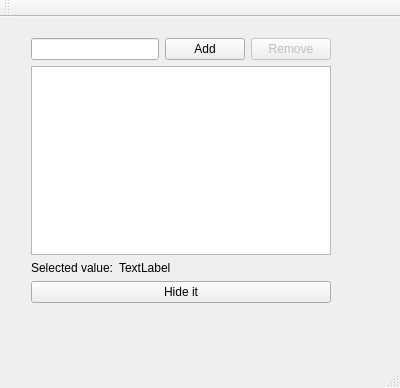
<?xml version="1.0" encoding="UTF-8"?>
<ui version="4.0">
 <class>MainWindow</class>
 <widget class="QMainWindow" name="MainWindow">
  <property name="geometry">
   <rect>
    <x>0</x>
    <y>0</y>
    <width>400</width>
    <height>388</height>
   </rect>
  </property>
  <property name="windowTitle">
   <string>MainWindow</string>
  </property>
  <widget class="QWidget" name="centralWidget">
   <widget class="QWidget" name="">
    <property name="geometry">
     <rect>
      <x>20</x>
      <y>10</y>
      <width>322</width>
      <height>287</height>
     </rect>
    </property>
    <layout class="QVBoxLayout" name="verticalLayout_3">
     <item>
      <layout class="QVBoxLayout" name="verticalLayout_2">
       <item>
        <layout class="QVBoxLayout" name="verticalLayout">
         <item>
          <layout class="QHBoxLayout" name="horizontalLayout">
           <item>
            <widget class="QLineEdit" name="lineEdit"/>
           </item>
           <item>
            <widget class="QPushButton" name="pushButton">
             <property name="text">
              <string>Add</string>
             </property>
            </widget>
           </item>
           <item>
            <widget class="QPushButton" name="pushButton_2">
             <property name="enabled">
              <bool>false</bool>
             </property>
             <property name="text">
              <string>Remove</string>
             </property>
            </widget>
           </item>
          </layout>
         </item>
         <item>
          <widget class="QListWidget" name="listWidget"/>
         </item>
        </layout>
       </item>
       <item>
        <layout class="QFormLayout" name="formLayout">
         <item row="0" column="0">
          <widget class="QLabel" name="selectedValueLabel">
           <property name="text">
            <string>Selected value:</string>
           </property>
          </widget>
         </item>
         <item row="0" column="1">
          <widget class="QLabel" name="label">
           <property name="text">
            <string>TextLabel</string>
           </property>
          </widget>
         </item>
        </layout>
       </item>
      </layout>
     </item>
     <item>
      <widget class="QPushButton" name="pushButton_3">
       <property name="text">
        <string>Hide it</string>
       </property>
      </widget>
     </item>
    </layout>
   </widget>
  </widget>
  <widget class="QMenuBar" name="menuBar">
   <property name="geometry">
    <rect>
     <x>0</x>
     <y>0</y>
     <width>400</width>
     <height>22</height>
    </rect>
   </property>
  </widget>
  <widget class="QToolBar" name="mainToolBar">
   <attribute name="toolBarArea">
    <enum>TopToolBarArea</enum>
   </attribute>
   <attribute name="toolBarBreak">
    <bool>false</bool>
   </attribute>
  </widget>
  <widget class="QStatusBar" name="statusBar"/>
 </widget>
 <layoutdefault spacing="6" margin="11"/>
 <resources/>
 <connections>
  <connection>
   <sender>pushButton_3</sender>
   <signal>clicked()</signal>
   <receiver>label</receiver>
   <slot>hide()</slot>
   <hints>
    <hint type="sourcelabel">
     <x>74</x>
     <y>321</y>
    </hint>
    <hint type="destinationlabel">
     <x>234</x>
     <y>292</y>
    </hint>
   </hints>
  </connection>
 </connections>
</ui>
